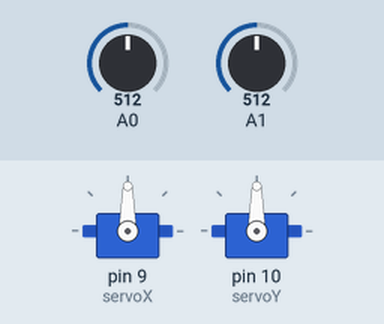
Simulated run of this sketch. Board: Arduino Uno, built with avr-gcc and run on an emulated ATmega328P. On the bench: 2 × servo. The inputs (shaded band) are chosen by the test bench; at power-on: A0 = 512, A1 = 512.

Above: at 1.2 s.
1.3 s: A0 set to 716
At 1.6 s:
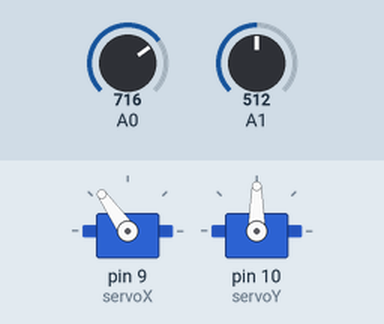
2.8 s: A1 set to 716
At 3.9 s:
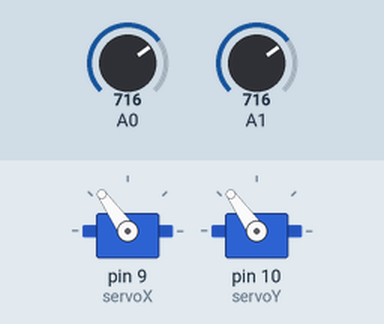
4.3 s: A0 set to 900
At 5.1 s:
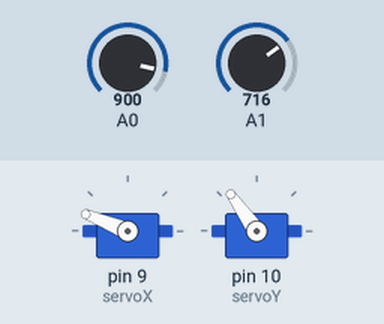
5.8 s: A1 set to 900
At 6.3 s:
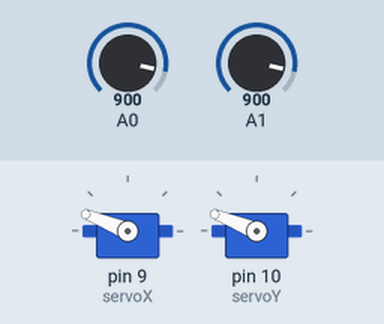
7.3 s: A0 set to 1023
At 8.5 s:
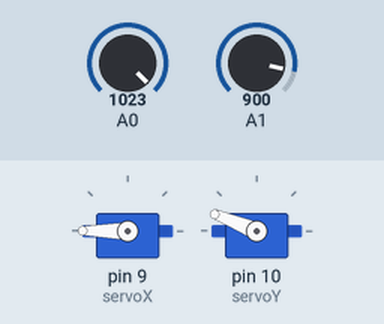
8.8 s: A1 set to 1023
At 9.8 s:
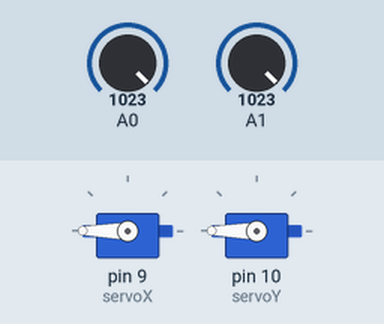
Timing chart, 0 to 11.3 s (numbered marks = the images above; inputs shaded):
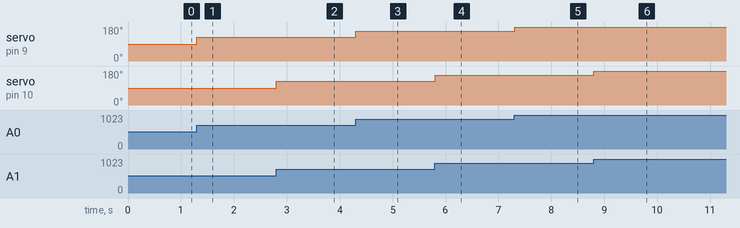

Measured:
- after the input at 1.3 s, servo on pin 9 (servoX): 90° → 125° at once
- after the input at 2.8 s, servo on pin 10 (servoY): 90° → 125° at once
- after the input at 4.3 s, servo on pin 9 (servoX): 125° → 158° at once
- after the input at 5.8 s, servo on pin 10 (servoY): 125° → 158° at once
- after the input at 7.3 s, servo on pin 9 (servoX): 158° → 180° at once
- after the input at 8.8 s, servo on pin 10 (servoY): 158° → 180° at once

The sketch:

combined_131.ino
```cpp
// snippet: combined_131
// tags: combined, multi-sensor, millis, servo
// boards: avr, megaavr, nano33iot, rp2040
// not-tags: romi32u4
// library: Servo
// description: Multi-axis joystick: A0 X-axis, A1 Y-axis
// prompts: multi-axis, joystick, x-axis, y-axis, declare, globally
// verified: compile-only
// source: kd-generated (id 131)
// exact-include: Servo.h

#include <Servo.h>

Servo servoX;
Servo servoY;
int joyX, joyY;

void setup() {
  servoX.attach(9);
  servoY.attach(10);
  joyX = 512;
  joyY = 512;
}

void loop() {
  static unsigned long prevMs = 0;
  const unsigned long INTERVAL = 50;  // 20Hz

  unsigned long now = millis();
  if (now - prevMs >= INTERVAL) {
    prevMs = now;

    joyX = analogRead(A0);
    joyY = analogRead(A1);

    int servoXAngle = map(joyX, 0, 1023, 0, 180);
    int servoYAngle = map(joyY, 0, 1023, 0, 180);

    servoX.write(servoXAngle);
    servoY.write(servoYAngle);
  }
}
```
